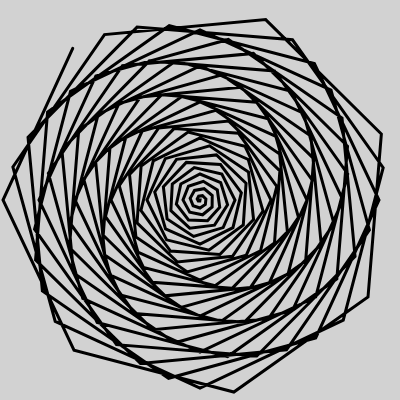
Frame 1 (no input)
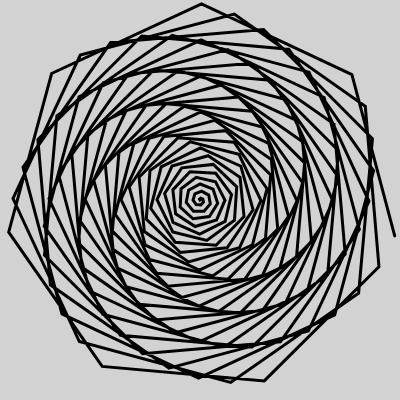
Frame 60 (no input)
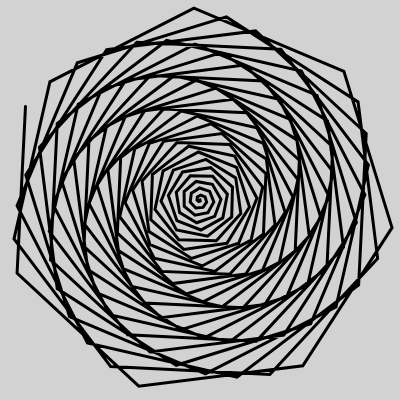
Frame 120 (the mouse pressed at the canvas centre since frame 60)

The p5.js sketch that drew these frames (run headless with seeded random() and noise() and a simulated clock; from frame 60 on, the mouse is pressed at the canvas centre):

// p5.js sketch
// ── sketch.js
const sketchWidth = 400;
const sketchHeight = 400;
let angleOffset = 0

function setup() {
  createCanvas(sketchWidth, sketchHeight);

}
  
function draw() {
  background(210);
  noFill();
  stroke(0)
  strokeWeight(3);
  
  let radius = -2
  beginShape();
    for (let angle = 0; angle < 10000; angle += 50) {
      radius += 1;
      const x = radius * cos(Math.PI / 180 * angle + angleOffset);
      const y = radius * sin(Math.PI / 180 * angle + angleOffset);

      vertex(x + sketchWidth/2, y + sketchHeight/2);
  
    }
  
  endShape();
  
  angleOffset += 1;
  
  //noLoop()
}
